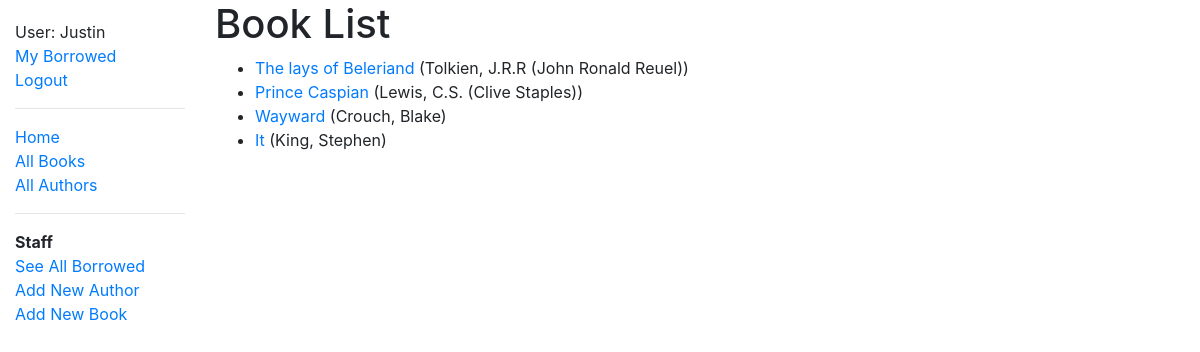
/catalog/books/ (signed in), run on an earlier commit of the app's database.
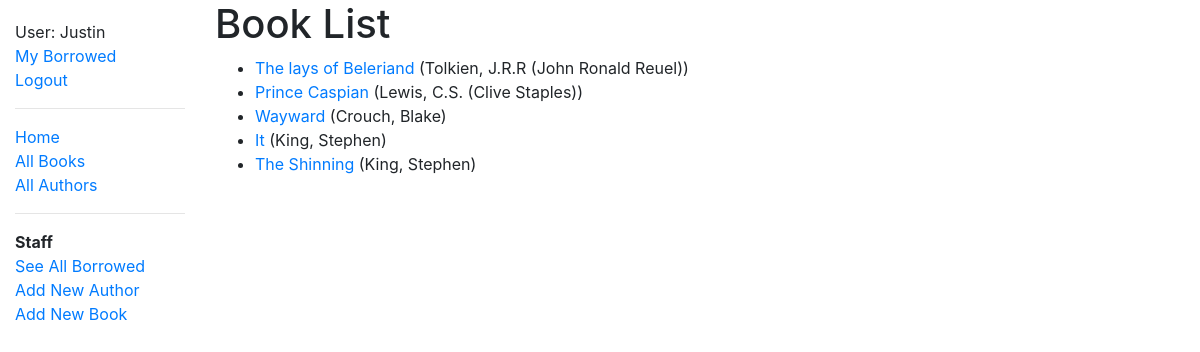
And on a later commit of the database.
### catalog/models.py (models this page shows, shortened)
class Book(models.Model):
	title = models.CharField(max_length=200)
	author = models.ForeignKey('Author', on_delete=models.SET_NULL, null=True)
	summary = models.TextField(max_length=1000, help_text='Enter a brief description of the book')
	isbn = models.CharField('ISBN', max_length=13, help_text='13 Character <a href="https://www.isbn-international.org/content/what-isbn">ISBN number</a>')
	genre = models.ManyToManyField(Genre, help_text='Select a genre for this book.')
	language = models.ForeignKey(Language, on_delete=models.SET_NULL, null=True, help_text="Select the language the book is written in" )
	def get_absolute_url(self):
		return reverse('book-detail', args=[str(self.id)])
	def display_genre(self):
		"""Create a string for the Genre. This is required to display genre in Admin."""
		return ', ' .join(genre.name for genre in self.genre.all()[:3])
	display_genre.short_description = 'Genre'

class Author(models.Model):
	first_name = models.CharField(max_length=100)
	last_name = models.CharField(max_length=100)
	date_of_birth = models.DateField('born', null=True, blank=True)
	date_of_death = models.DateField('died', null=True, blank=True)
	def __str__(self):
		return f'{self.last_name}, {self.first_name}'
	class Meta:
		ordering = ['last_name', 'first_name']
		permissions = (("can_create_author", "Can Create Author"),)

### catalog/views.py (the view)
# urls.py: path('books/', views.BookListView.as_view(), name='books'),
class BookListView(LoginRequiredMixin, generic.ListView):
	model = Book
	paginate_by = 10

### catalog/templates/catalog/book_list.html
{% extends "base_generic.html" %}
{% block content %}
  <h1>Book List</h1>
  {% if book_list %}
  <ul>
    {% for book in book_list %}
      <li>
        <a href="{{ book.get_absolute_url }}">{{ book.title }}</a> ({{book.author}})
      </li>
    {% endfor %}
  </ul>
  {% else %}
    <p>There are no books in the library.</p>
  {% endif %}
{% endblock %}

### catalog/templates/base_generic.html (shortened to what this page needs)
<!DOCTYPE html>
<html lang="en">
<head>
	<link rel="stylesheet" href="https://stackpath.bootstrapcdn.com/bootstrap/4.1.3/css/bootstrap.min.css">
  {% load static %}
  <link rel="stylesheet" href="{% static 'css/style.css' %}">
</head>
<body>
	<div class="container-fluid">
		<div class="row">
			<div class = "col-sm-2">
			{% block sidebar %}
				<ul class="sidebar-nav">
					{% if user.is_authenticated %}
						<li>User: {{ user.get_username }}</li>
						<li><a href="{% url 'my-borrowed' %}">My Borrowed</a></li>
						<li><a href="{% url 'logout'%}?next={{request.path}}">Logout</a></li>
					{% else %}
						<li><a href="{% url 'login'%}?next={{request.path}}">Login</a></li>
					{% endif %}
					<hr/>
					<li><a href="{% url 'index'  %}">Home</a></li>
					<li><a href="{% url  'books' %}">All Books</a></li>
					<li><a href="{% url 'authors' %}">All Authors</a></li>
					<hr/>
					{% if perms.catalog.can_mark_returned %}
					<strong>Staff</strong>
					<li><a href="{% url 'all-borrowed' %}">See All Borrowed</a></li>
					<li><a href="{% url 'author_create' %}">Add New Author</a></li>
					<li><a href="{% url 'book_create' %}">Add New Book</a></li>
					{% endif %}
				</ul>
			{% endblock  %}
			</div>
			<div class="col-sm-10">{% block content  %}{% endblock  %}
			</div>
		</div>
	</div>
</body>
</html>

### catalog/static/css/style.css (style rules this page uses)
.sidebar-nav { margin-top: 20px; padding: 0; list-style: none; }

What changed in the data, as far as the page shows it:
added Book: title "The Shinning", author "King, Stephen"
